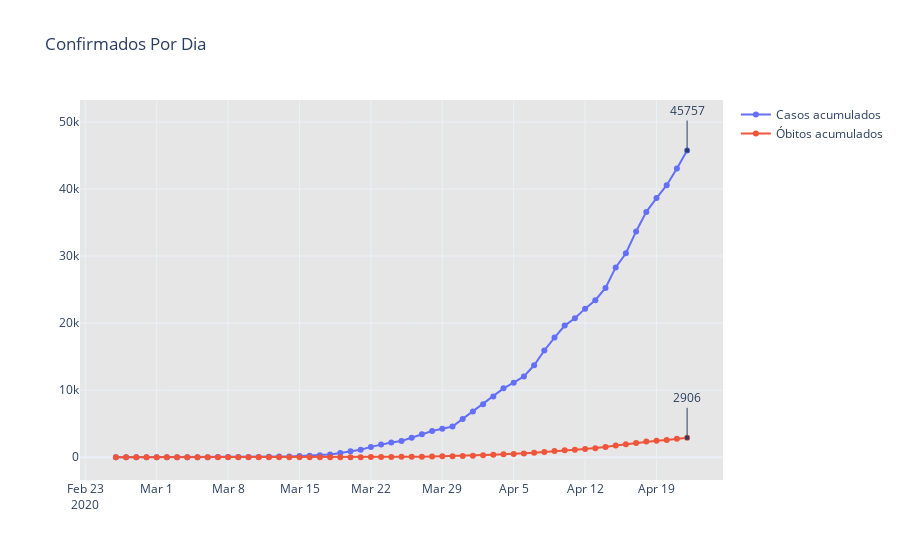

The cell this chart's notebook holds for it:
### Markdown cell above
# Gráficos Brasil

### Code cell
from datetime import datetime
now = datetime.now()
fig1 = go.Figure(
    [
        go.Scatter(x = casosTotal.data, y = casosTotal['casosAcumulados'], mode = 'markers+lines', name="Casos acumulados"),
        go.Scatter(x = mortesTotal.data, y = mortesTotal['obitosAcumulados'], mode = 'markers+lines', name="Óbitos acumulados"),
    ]
)
config = {'displayModeBar': True}
fig1.update_layout(title='Confirmados Por Dia',
                   plot_bgcolor='rgb(230, 230,230)',
                   showlegend=True, template="plotly_white",
annotations=[
        dict(
            x=str(now.year)+'-'+str(now.month)+'-'+str(now.day-1),
            y=casosTotal.casosAcumulados.max(),
            xref="x",
            yref="y",
            text=casosTotal.casosAcumulados.max(),
            showarrow=True,
            arrowhead=7,
            ax=0,
            ay=-40
        ),
        dict(
            x=str(now.year)+'-'+str(now.month)+'-'+str(now.day-1),
            y=mortesTotal.obitosAcumulados.max(),
            xref="x",
            yref="y",
            text=mortesTotal.obitosAcumulados.max(),
            showarrow=True,
            arrowhead=7,
            ax=0,
            ay=-40
        )]
)


fig1.show()
plotly.offline.plot(fig1, filename='HTML/AcumuladoBrasilDia.html', auto_open=False)

### Figure 1 — Plotly figure (JSON) as saved in the notebook; plotly's stock layout.template omitted (floating-point values rounded to 4 significant figures)
{"data": [{"mode": "markers+lines", "name": "Casos acumulados", "type": "scatter", "x": ["2020-02-28", "2020-02-26", "2020-02-27", "2020-02-29", "2020-03-01", "2020-03-02", "2020-03-03", "2020-03-04", "2020-03-05", "2020-03-06", "2020-03-07", "2020-03-09", "2020-03-08", "2020-03-10", "2020-03-11", "2020-03-12", "2020-03-13", "2020-03-14", "2020-03-15", "2020-03-16", "2020-03-17", "2020-03-18", "2020-03-19", "2020-03-20", "2020-03-21", "2020-03-22", "2020-03-23", "2020-03-24", "2020-03-25", "2020-03-26", "2020-03-27", "2020-03-28", "2020-03-29", "2020-03-30", "2020-03-31", "2020-04-01", "2020-04-02", "2020-04-03", "2020-04-04", "2020-04-05", "2020-04-06", "2020-04-07", "2020-04-08", "2020-04-09", "2020-04-10", "2020-04-11", "2020-04-12", "2020-04-13", "2020-04-14", "2020-04-15", "2020-04-16", "2020-04-17", "2020-04-18", "2020-04-19", "2020-04-20", "2020-04-21", "2020-04-22"], "y": [1, 1, 1, 2, 2, 2, 2, 3, 7, 13, 19, 25, 25, 34, 52, 77, 98, 121, 200, 234, 291, 428, 621, 904, 1128, 1546, 1891, 2201, 2433, 2915, 3417, 3903, 4256, 4579, 5717, 6834, 7910, 9056, 10278, 11130, 12056, 13717, 15927, 17857, 19638, 20727, 22169, 23430, 25262, 28320, 30425, 33682, 36599, 38654, 40581, 43079, 45757]}, {"mode": "markers+lines", "name": "Óbitos acumulados", "type": "scatter", "x": ["2020-02-26", "2020-02-27", "2020-02-28", "2020-02-29", "2020-03-01", "2020-03-02", "2020-03-03", "2020-03-04", "2020-03-05", "2020-03-07", "2020-03-08", "2020-03-09", "2020-03-10", "2020-03-12", "2020-03-13", "2020-03-14", "2020-03-15", "2020-03-16", "2020-03-06", "2020-03-11", "2020-03-17", "2020-03-18", "2020-03-19", "2020-03-20", "2020-03-21", "2020-03-22", "2020-03-23", "2020-03-24", "2020-03-25", "2020-03-26", "2020-03-27", "2020-03-28", "2020-03-29", "2020-03-30", "2020-03-31", "2020-04-01", "2020-04-02", "2020-04-03", "2020-04-04", "2020-04-05", "2020-04-06", "2020-04-07", "2020-04-08", "2020-04-09", "2020-04-10", "2020-04-11", "2020-04-12", "2020-04-13", "2020-04-14", "2020-04-15", "2020-04-16", "2020-04-17", "2020-04-18", "2020-04-19", "2020-04-20", "2020-04-21", "2020-04-22"], "y": [0, 0, 0, 0, 0, 0, 0, 0, 0, 0, 0, 0, 0, 0, 0, 0, 0, 0, 0, 0, 1, 4, 6, 11, 18, 25, 34, 46, 57, 77, 92, 114, 136, 159, 201, 241, 299, 359, 432, 486, 553, 667, 800, 941, 1056, 1124, 1223, 1328, 1532, 1736, 1924, 2141, 2347, 2462, 2575, 2741, 2906]}], "layout": {"annotations": [{"arrowhead": 7, "ax": 0, "ay": -40, "showarrow": true, "text": "45757", "x": "2020-4-22", "xref": "x", "y": 45757, "yref": "y"}, {"arrowhead": 7, "ax": 0, "ay": -40, "showarrow": true, "text": "2906", "x": "2020-4-22", "xref": "x", "y": 2906, "yref": "y"}], "plot_bgcolor": "rgb(230, 230,230)", "showlegend": true, "title": {"text": "Confirmados Por Dia"}}}
